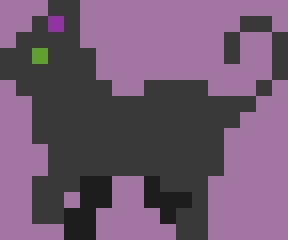
#> input picture assets/cat sprite/catwalkx4.gif, 72 x 60 px, found by its file name (shown 4 times larger); its folder holds 5 pictures in this run
$ python make_frames.py
#> lines starting #> are read from the running program, lines starting #| are printed output that depends on the picture
"""Load the walk GIF, chroma-key the purple background to transparency,
scale up with NEAREST (keeps it pixelated), and save a preview + frame PNGs."""
from PIL import Image, ImageSequence
import os

base = r"C:\Users\tamin\desktop-pet\assets\cat sprite"
out = r"C:\Users\tamin\desktop-pet\assets\frames"
os.makedirs(out, exist_ok=True)

SCALE = 3
TOL = 40  # chroma-key tolerance


def keyed(frame):
    f = frame.convert("RGBA")
    # background = top-left corner pixel
    bg = f.getpixel((0, 0))[:3]
    px = f.load()
    w, h = f.size
    for y in range(h):
        for x in range(w):
            r, g, b, a = px[x, y]
            if abs(r - bg[0]) <= TOL and abs(g - bg[1]) <= TOL and abs(b - bg[2]) <= TOL:
                px[x, y] = (0, 0, 0, 0)
    return f


def load(name):
#> called with name = 'catwalkx4.gif'
    im = Image.open(os.path.join(base, name))
#> im is the input picture: PIL image 72x60 P; mean R, G, B, A 111.9, 87.1, 109.7, 255
    frames = []
    for fr in ImageSequence.Iterator(im):
        k = keyed(fr)
#> in keyed, `bg = f.getpixel((0, 0))[:3]`: bg = (164, 117, 160)
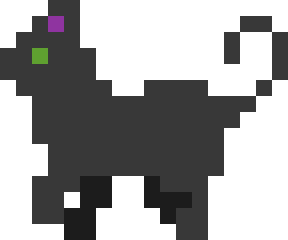
#> k: PIL image 72x60 RGBA (shown 4 times larger); mean R, G, B, A 25.7, 25.6, 25.6, 120.9; transparent parts drawn white
        k = k.resize((k.width * SCALE, k.height * SCALE), Image.NEAREST)
#> k: PIL image 216x180 RGBA
        frames.append(k)
    return frames


walk = load("catwalkx4.gif")
#> walk = 6 items
print("walk frames:", len(walk), "scaled size:", walk[0].size)
#| walk frames: 6 scaled size: (216, 180)

# Save individual frames
for i, fr in enumerate(walk):
    fr.save(os.path.join(out, f"walk_{i}.png"))
#> this loop made 6 passes

# Build a horizontal contact sheet on a light bg so we can eyeball it
sheet = Image.new("RGBA", (walk[0].width * len(walk), walk[0].height), (230, 230, 235, 255))
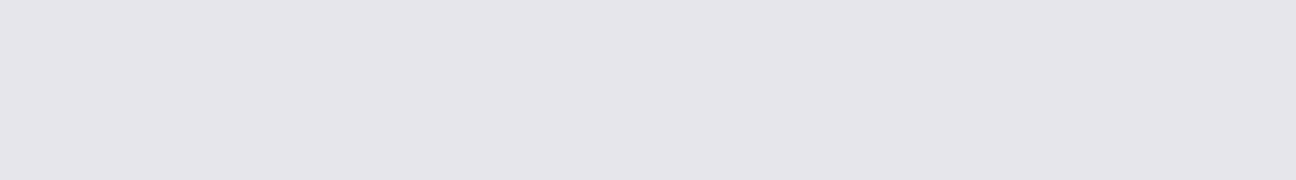
#> sheet: PIL image 1296x180 RGBA; mean R, G, B, A 230, 230, 235, 255
for i, fr in enumerate(walk):
    sheet.alpha_composite(fr, (i * walk[0].width, 0))
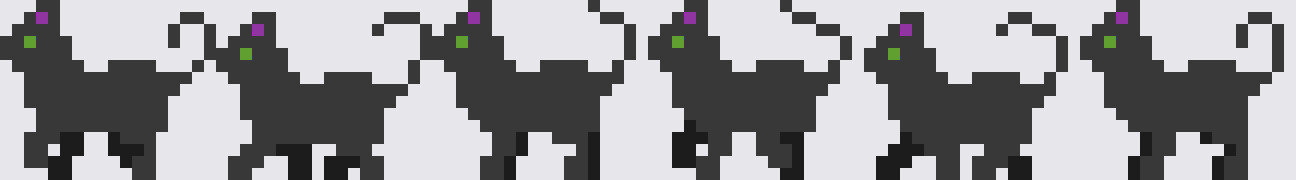
#> sheet: PIL image 1296x180 RGBA; mean R, G, B, A 148, 147.9, 150.5, 255
sheet.convert("RGB").save(os.path.join(out, "preview_walk.png"))
print("saved preview_walk.png")
